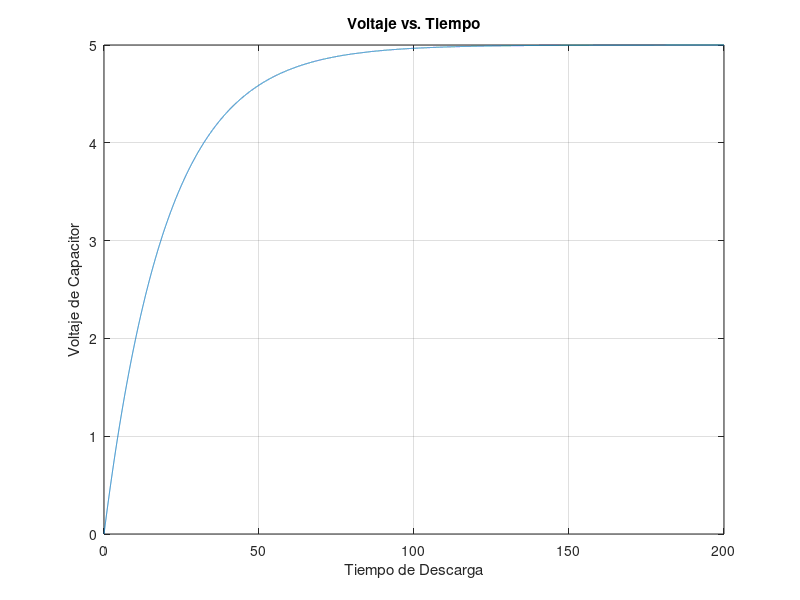

The MATLAB script that drew this image:
%Descarga de un capacitor
t=0:0.01:200;
R1=100;
R2=100;
Rc=1000000;
C1=10*10^-6;
C2=10*10^-6;
xp=5;
A=R2*C1*C2*(R1+Rc);
B=R2*C2+(C1+C2)*(R1+Rc);
C=1;
s1=(-B+sqrt(B^2-4*A*C))/(2*A);
s2=(-B-sqrt(B^2-4*A*C))/(2*A);
Co2=(-xp)/(1-(s2/s1));
Co1=(-s2*Co2/s1);
%%
Vc2=@(x) (Co1).*exp(s1*x)+(Co2).*exp(s2*x)+5;
plot(t,Vc2(t))
%comet(t,Vc2(t));
title('Voltaje vs. Tiempo')
grid
(xlabel('Tiempo de Descarga'));
(ylabel('Voltaje de Capacitor'));